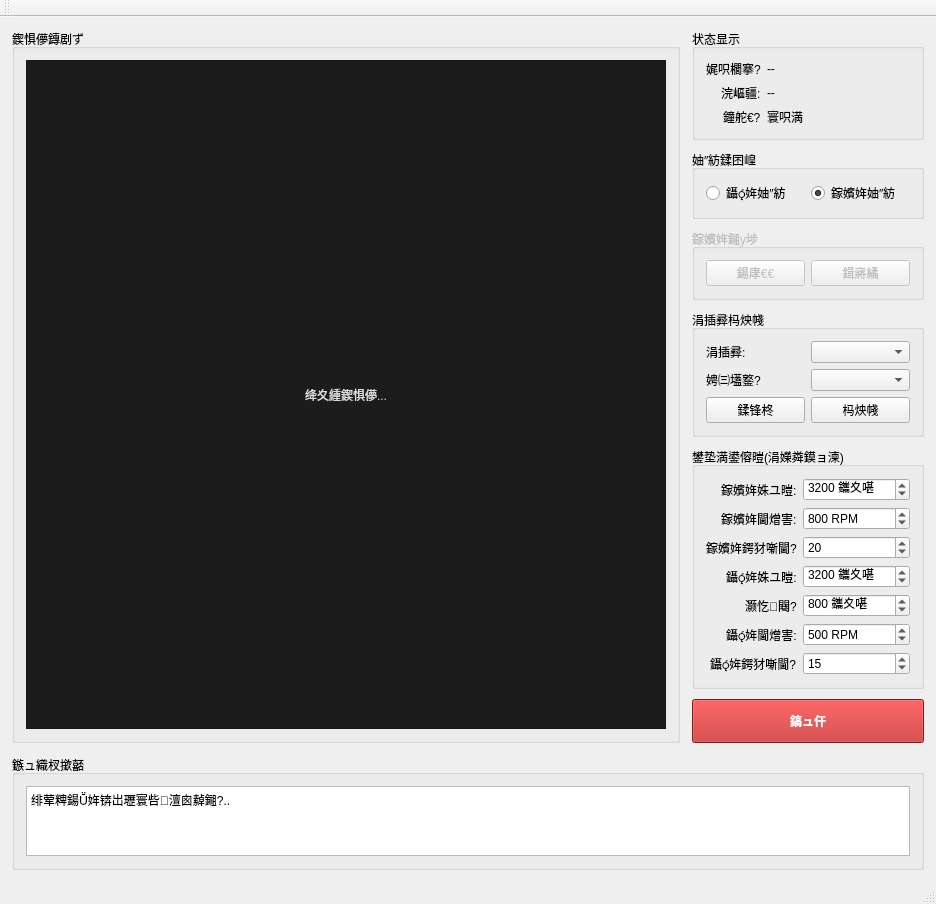
<?xml version="1.0" encoding="UTF-8"?>
<ui version="4.0">
 <class>MainWindow</class>
 <widget class="QMainWindow" name="MainWindow">
  <property name="geometry">
   <rect>
    <x>0</x>
    <y>0</y>
    <width>885</width>
    <height>835</height>
   </rect>
  </property>
  <property name="windowTitle">
   <string>鑷姩瀵圭劍绯荤粺</string>
  </property>
  <widget class="QWidget" name="centralWidget">
   <layout class="QGridLayout" name="gridLayoutRoot" rowstretch="4,0" columnstretch="5,0">
    <property name="leftMargin">
     <number>12</number>
    </property>
    <property name="topMargin">
     <number>12</number>
    </property>
    <property name="rightMargin">
     <number>12</number>
    </property>
    <property name="bottomMargin">
     <number>12</number>
    </property>
    <property name="spacing">
     <number>12</number>
    </property>
    <item row="1" column="0" colspan="2">
     <widget class="QGroupBox" name="group_log">
      <property name="title">
       <string>鏃ュ織杈撳嚭</string>
      </property>
      <layout class="QVBoxLayout" name="verticalLayoutLog">
       <item>
        <widget class="QPlainTextEdit" name="text_log">
         <property name="readOnly">
          <bool>true</bool>
         </property>
         <property name="plainText">
          <string>绯荤粺鍚姩锛岀瓑寰呰澶囪繛鎺?..</string>
         </property>
        </widget>
       </item>
      </layout>
     </widget>
    </item>
    <item row="0" column="1">
     <layout class="QVBoxLayout" name="verticalLayoutControlPanel">
      <property name="spacing">
       <number>10</number>
      </property>
      <property name="leftMargin">
       <number>0</number>
      </property>
      <property name="topMargin">
       <number>0</number>
      </property>
      <property name="rightMargin">
       <number>0</number>
      </property>
      <property name="bottomMargin">
       <number>0</number>
      </property>
      <item>
       <widget class="QGroupBox" name="group_status">
        <property name="title">
         <string>状态显示</string>
        </property>
        <layout class="QFormLayout" name="formLayoutStatus">
         <property name="labelAlignment">
          <set>Qt::AlignRight|Qt::AlignTrailing|Qt::AlignVCenter</set>
         </property>
         <item row="0" column="0">
          <widget class="QLabel" name="label_sharpnessTitle">
           <property name="text">
            <string>娓呮櫚搴?</string>
           </property>
          </widget>
         </item>
         <item row="0" column="1">
          <widget class="QLabel" name="label_sharpness">
           <property name="text">
            <string>--</string>
           </property>
          </widget>
         </item>
         <item row="1" column="0">
          <widget class="QLabel" name="label_positionTitle">
           <property name="text">
            <string>浣嶇疆:</string>
           </property>
          </widget>
         </item>
         <item row="1" column="1">
          <widget class="QLabel" name="label_position">
           <property name="text">
            <string>--</string>
           </property>
          </widget>
         </item>
         <item row="2" column="0">
          <widget class="QLabel" name="label_statusTitle">
           <property name="text">
            <string>鐘舵€?</string>
           </property>
          </widget>
         </item>
         <item row="2" column="1">
          <widget class="QLabel" name="label_status">
           <property name="text">
            <string>寰呮満</string>
           </property>
          </widget>
         </item>
        </layout>
       </widget>
      </item>
      <item>
       <widget class="QGroupBox" name="group_mode">
        <property name="title">
         <string>妯″紡鍒囨崲</string>
        </property>
        <layout class="QHBoxLayout" name="horizontalLayout">
         <item>
          <widget class="QRadioButton" name="radio_auto">
           <property name="text">
            <string>鑷姩妯″紡</string>
           </property>
          </widget>
         </item>
         <item>
          <widget class="QRadioButton" name="radio_manual">
           <property name="text">
            <string>鎵嬪姩妯″紡</string>
           </property>
           <property name="checked">
            <bool>true</bool>
           </property>
          </widget>
         </item>
        </layout>
       </widget>
      </item>
      <item>
       <widget class="QGroupBox" name="group_manual">
        <property name="enabled">
         <bool>false</bool>
        </property>
        <property name="title">
         <string>鎵嬪姩鎺у埗</string>
        </property>
        <layout class="QHBoxLayout" name="horizontalLayoutManual">
         <item>
          <widget class="QPushButton" name="btn_backward">
           <property name="text">
            <string>鍚庨€€</string>
           </property>
          </widget>
         </item>
         <item>
          <widget class="QPushButton" name="btn_forward">
           <property name="text">
            <string>鍓嶈繘</string>
           </property>
          </widget>
         </item>
        </layout>
       </widget>
      </item>
      <item>
       <widget class="QGroupBox" name="group_serial">
        <property name="title">
         <string>涓插彛杩炴帴</string>
        </property>
        <layout class="QGridLayout" name="gridLayoutSerial">
         <item row="0" column="1">
          <widget class="QComboBox" name="combo_serial"/>
         </item>
         <item row="2" column="1">
          <widget class="QPushButton" name="btn_connect">
           <property name="text">
            <string>杩炴帴</string>
           </property>
          </widget>
         </item>
         <item row="1" column="0">
          <widget class="QLabel" name="label_baudTitle">
           <property name="text">
            <string>娉㈢壒鐜?</string>
           </property>
          </widget>
         </item>
         <item row="1" column="1">
          <widget class="QComboBox" name="combo_baud"/>
         </item>
         <item row="0" column="0">
          <widget class="QLabel" name="label_serialTitle">
           <property name="text">
            <string>涓插彛:</string>
           </property>
          </widget>
         </item>
         <item row="2" column="0">
          <widget class="QPushButton" name="btn_refresh">
           <property name="text">
            <string>鍒锋柊</string>
           </property>
          </widget>
         </item>
        </layout>
       </widget>
      </item>
      <item>
       <widget class="QGroupBox" name="group_motor_params">
        <property name="title">
         <string>鐢垫満鍙傛暟(涓嬫粦鏌ョ湅)</string>
        </property>
        <layout class="QFormLayout" name="formLayoutMotorParams">
         <property name="labelAlignment">
          <set>Qt::AlignRight|Qt::AlignTrailing|Qt::AlignVCenter</set>
         </property>
         <item row="0" column="0">
          <widget class="QLabel" name="label_manualStepTitle">
           <property name="text">
            <string>鎵嬪姩姝ユ暟:</string>
           </property>
          </widget>
         </item>
         <item row="0" column="1">
          <widget class="QSpinBox" name="spin_manual_step">
           <property name="suffix">
            <string> 鑴夊啿</string>
           </property>
           <property name="minimum">
            <number>1</number>
           </property>
           <property name="maximum">
            <number>1000000</number>
           </property>
           <property name="singleStep">
            <number>100</number>
           </property>
           <property name="value">
            <number>3200</number>
           </property>
          </widget>
         </item>
         <item row="1" column="0">
          <widget class="QLabel" name="label_manualSpeedTitle">
           <property name="text">
            <string>鎵嬪姩閫熷害:</string>
           </property>
          </widget>
         </item>
         <item row="1" column="1">
          <widget class="QSpinBox" name="spin_manual_speed">
           <property name="suffix">
            <string> RPM</string>
           </property>
           <property name="minimum">
            <number>1</number>
           </property>
           <property name="maximum">
            <number>3000</number>
           </property>
           <property name="singleStep">
            <number>50</number>
           </property>
           <property name="value">
            <number>800</number>
           </property>
          </widget>
         </item>
         <item row="2" column="0">
          <widget class="QLabel" name="label_manualAccelerationTitle">
           <property name="text">
            <string>鎵嬪姩鍔犲噺閫?</string>
           </property>
          </widget>
         </item>
         <item row="2" column="1">
          <widget class="QSpinBox" name="spin_manual_acceleration">
           <property name="minimum">
            <number>1</number>
           </property>
           <property name="maximum">
            <number>255</number>
           </property>
           <property name="value">
            <number>20</number>
           </property>
          </widget>
         </item>
         <item row="3" column="0">
          <widget class="QLabel" name="label_autoStepTitle">
           <property name="text">
            <string>鑷姩姝ユ暟:</string>
           </property>
          </widget>
         </item>
         <item row="3" column="1">
          <widget class="QSpinBox" name="spin_auto_step">
           <property name="suffix">
            <string> 鑴夊啿</string>
           </property>
           <property name="minimum">
            <number>1</number>
           </property>
           <property name="maximum">
            <number>1000000</number>
           </property>
           <property name="singleStep">
            <number>100</number>
           </property>
           <property name="value">
            <number>3200</number>
           </property>
          </widget>
         </item>
         <item row="4" column="0">
          <widget class="QLabel" name="label_autoFineStepTitle">
           <property name="text">
            <string>灏忔闀?</string>
           </property>
          </widget>
         </item>
         <item row="4" column="1">
          <widget class="QSpinBox" name="spin_auto_fine_step">
           <property name="suffix">
            <string> 鑴夊啿</string>
           </property>
           <property name="minimum">
            <number>1</number>
           </property>
           <property name="maximum">
            <number>3200</number>
           </property>
           <property name="singleStep">
            <number>50</number>
           </property>
           <property name="value">
            <number>800</number>
           </property>
          </widget>
         </item>
         <item row="5" column="0">
          <widget class="QLabel" name="label_autoSpeedTitle">
           <property name="text">
            <string>鑷姩閫熷害:</string>
           </property>
          </widget>
         </item>
         <item row="5" column="1">
          <widget class="QSpinBox" name="spin_auto_speed">
           <property name="suffix">
            <string> RPM</string>
           </property>
           <property name="minimum">
            <number>1</number>
           </property>
           <property name="maximum">
            <number>3000</number>
           </property>
           <property name="singleStep">
            <number>50</number>
           </property>
           <property name="value">
            <number>500</number>
           </property>
          </widget>
         </item>
         <item row="6" column="0">
          <widget class="QLabel" name="label_autoAccelerationTitle">
           <property name="text">
            <string>鑷姩鍔犲噺閫?</string>
           </property>
          </widget>
         </item>
         <item row="6" column="1">
          <widget class="QSpinBox" name="spin_auto_acceleration">
           <property name="minimum">
            <number>1</number>
           </property>
           <property name="maximum">
            <number>255</number>
           </property>
           <property name="value">
            <number>15</number>
           </property>
          </widget>
         </item>
        </layout>
       </widget>
      </item>
      <item>
       <spacer name="verticalSpacerControl">
        <property name="orientation">
         <enum>Qt::Vertical</enum>
        </property>
        <property name="sizeHint" stdset="0">
         <size>
          <width>20</width>
          <height>40</height>
         </size>
        </property>
       </spacer>
      </item>
      <item>
       <widget class="QPushButton" name="btn_emergency_stop">
        <property name="minimumSize">
         <size>
          <width>0</width>
          <height>44</height>
         </size>
        </property>
        <property name="styleSheet">
         <string notr="true">QPushButton {
    background-color: rgb(190, 35, 35);
    color: white;
    font-weight: 600;
}
QPushButton:pressed {
    background-color: rgb(150, 25, 25);
}</string>
        </property>
        <property name="text">
         <string>鎬ュ仠</string>
        </property>
       </widget>
      </item>
     </layout>
    </item>
    <item row="0" column="0">
     <widget class="QGroupBox" name="group_image">
      <property name="title">
       <string>鍥惧儚鏄剧ず</string>
      </property>
      <layout class="QVBoxLayout" name="verticalLayoutImage">
       <item>
        <widget class="QLabel" name="label_image">
         <property name="minimumSize">
          <size>
           <width>640</width>
           <height>360</height>
          </size>
         </property>
         <property name="styleSheet">
          <string notr="true">background-color: rgb(28, 28, 28);
color: rgb(220, 220, 220);</string>
         </property>
         <property name="frameShape">
          <enum>QFrame::StyledPanel</enum>
         </property>
         <property name="frameShadow">
          <enum>QFrame::Sunken</enum>
         </property>
         <property name="text">
          <string>绛夊緟鍥惧儚...</string>
         </property>
         <property name="scaledContents">
          <bool>false</bool>
         </property>
         <property name="alignment">
          <set>Qt::AlignCenter</set>
         </property>
        </widget>
       </item>
      </layout>
     </widget>
    </item>
   </layout>
  </widget>
  <widget class="QMenuBar" name="menuBar">
   <property name="geometry">
    <rect>
     <x>0</x>
     <y>0</y>
     <width>885</width>
     <height>22</height>
    </rect>
   </property>
  </widget>
  <widget class="QToolBar" name="mainToolBar">
   <attribute name="toolBarArea">
    <enum>TopToolBarArea</enum>
   </attribute>
   <attribute name="toolBarBreak">
    <bool>false</bool>
   </attribute>
  </widget>
  <widget class="QStatusBar" name="statusBar"/>
 </widget>
 <layoutdefault spacing="6" margin="11"/>
 <resources>
  <include location="AutoFocusSystem.qrc"/>
 </resources>
 <connections/>
</ui>
